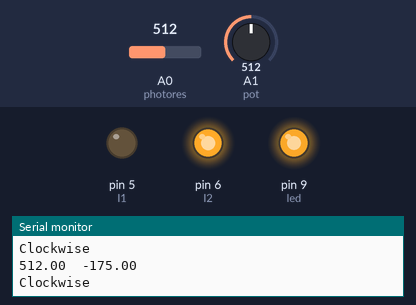
Bench run of a sketch on a simulated Arduino Uno, built with avr-gcc and run on an emulated ATmega328P. Parts: output pins drawn as LEDs (lit = HIGH), the last lines printed to the serial monitor. The inputs (shaded band) are chosen by the test bench; at power-on: A0 (photores) = 512, A1 (pot) = 512.

Above: at 1.2 s.
1.3 s: A0 (photores) set to 1023
At 2.33 s:
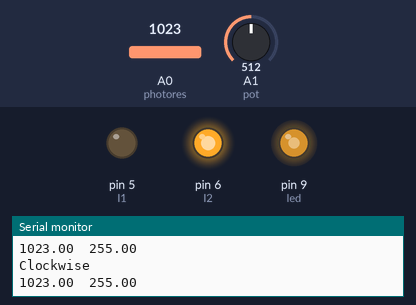
4.3 s: A0 (photores) set to 1015
At 5.0 s:
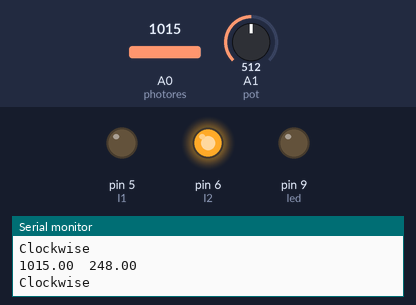
7.6 s: A0 (photores) set to 900
At 8.0 s:
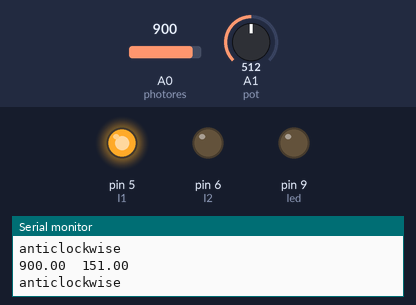
Timing chart, 0 to 10.6 s (numbered marks = the images above; inputs shaded):
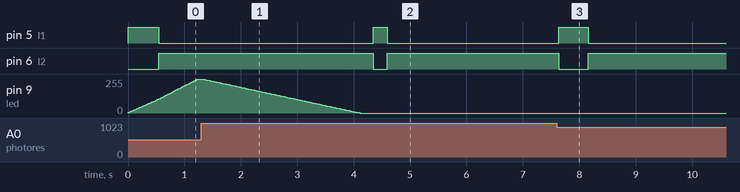

Measured:
- the behaviour switches between 1023 and 1022 on A0 (photores) (found by bisection; images 1 and 2)
- after the input at 1.3 s, pin 9 (led): moves from 255/255 to 0/255 over 2.8 s, starting at once
- after the input at 4.3 s, pin 5 (I1): LOW → HIGH at once, → LOW 0.25 s later; pin 6 (I2): HIGH → LOW at once, → HIGH 0.25 s later
- after the input at 7.6 s, pin 5 (I1): LOW → HIGH at once, → LOW 0.53 s later; pin 6 (I2): HIGH → LOW at once, → HIGH 0.53 s later

The sketch:

PID_motor_controller.ino
```cpp
#include <PID_v1.h>
const int photores = A0; // Photo resistor input
const int pot = A1; // Potentiometer input
const int led = 9; // LED or connect it to Motor, as output
double lightLevel; //variable that stores the incoming light level

// Tuning parameters
float Kp=0; //Initial Proportional Gain
float Ki=10; //Initial Integral Gain
float Kd=0;  //Initial Differential Gain

double Setpoint, Input, Output;  //These are just variables for storing values
double lastInput;

PID myPID(&Input, &Output, &Setpoint, Kp, Ki, Kd, DIRECT); // This sets up our PDID Loop
//Input is our PV
//Output is our u(t)
//Setpoint is our SP
const int sampleRate = 2; // Variable that determines how fast our PID loop runs

// Communication setup
const long serialPing = 500; //This determines how often we ping our loop
// Serial pingback interval in milliseconds
unsigned long now = 0; //This variable is used to keep track of time
// placehodler for current timestamp
unsigned long lastMessage = 0; //This keeps track of when our loop last spoke to serial
// last message timestamp.

#define I1 5  // Control pin 1 for motor 1
#define I2 6  // Control pin 2 for motor 1

void setup(){
  lightLevel = analogRead(photores); //Read in light level
  Input = map(lightLevel, 0, 1024, 0, 255); //Change read scale to analog out scale
  Setpoint = map(analogRead(pot), 0, 1024, 0, 255);  //get our setpoint from our pot
  Serial.begin(9600); //Start a serial session
  myPID.SetMode(AUTOMATIC);  //Turn on the PID loop
  myPID.SetSampleTime(sampleRate); //Sets the sample rate

  Serial.println("Begin");
  lastMessage = millis(); // timestamp
  // Initialize the Motor controls.
  // I1, I2 and led or motor as output pins
  pinMode(led, OUTPUT);

  pinMode(I1, OUTPUT);
  pinMode(I2, OUTPUT);
}

void loop(){
  Setpoint = map(analogRead(pot), 0, 1024, 0, 255); //Read our setpoint
  lightLevel = analogRead(photores); //Get the light level
  Input = map(lightLevel, 720, 1023, 0, 255); //Map it to the right scale
  myPID.Compute();  //Run the PID loop

  Serial.print (lightLevel ,2 );
  Serial.print ("\t" );
  Serial.println (Input );

  if  ( lastInput <= Input ) {
      Serial.println ("Clockwise");
      digitalWrite(I1, LOW);
      digitalWrite(I2, HIGH);
      analogWrite(led, Output);  //Write out the output from the PID loop to our LED pin

  } else {
      Serial.println ("anticlockwise");
      digitalWrite(I1, HIGH);
      digitalWrite(I2, LOW);
      analogWrite(led, Output);  //Write out the output from the PID loop to our LED pin
}

  now = millis(); //Keep track of time
  if(now - lastMessage > serialPing) {  //If its been long enough give us some info on serial
    // this should execute less frequently
    // send a message back to the mother ship
/*
    Serial.print("Setpoint = ");
    Serial.print(Setpoint);
    Serial.print(" Input = ");
    Serial.print(Input);
    Serial.print(" Output = ");
    Serial.print(Output);
    Serial.print("\n");
*/
    if (Serial.available() > 0) { //If we sent the program a command deal with it
      for (int x = 0; x < 4; x++) {
        switch (x) {
          case 0:
            Kp = Serial.parseFloat();
            break;
          case 1:
            Ki = Serial.parseFloat();
            break;
          case 2:
            Kd = Serial.parseFloat();
            break;
          case 3:
            for (int y = Serial.available(); y == 0; y--) {
              Serial.read();  //Clear out any residual junk
            }
            break;
        }
      }
      Serial.print(" Kp,Ki,Kd = ");
      Serial.print(Kp);
      Serial.print(",");
      Serial.print(Ki);
      Serial.print(",");
      Serial.println(Kd);  //Let us know what we just received
      myPID.SetTunings(Kp, Ki, Kd); //Set the PID gain constants and start running
    }

    lastMessage = now;
    //update the time stamp.
    lastInput = Input;
  }

}
```
